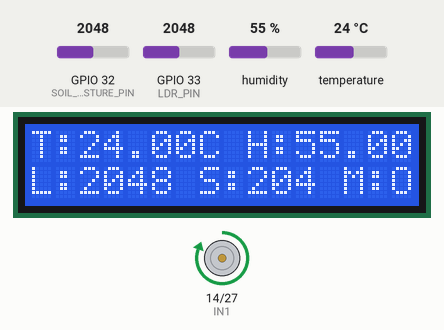
Simulated run of this sketch. Board: ESP32. Shown: 16×2 character LCD, motor-driver pin pairs drawn as motors (green arrow = first pin HIGH = forward, orange = second pin HIGH = backward, longer = more drive). The inputs (shaded band) are chosen by the test bench; at power-on: humidity 55 %, GPIO 32 (SOIL_MOISTURE_PIN) = 2048, GPIO 33 (LDR_PIN) = 2048, temperature 24 °C. WiFi joins after 1.5 s; servers stay silent unless stated; what the sketch prints to the serial monitor is not drawn.

Above: at 3.0 s.
3.1 s: humidity set to 22 %
At 5.0 s:
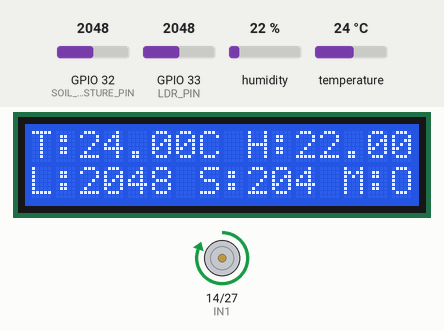
5.8 s: GPIO 32 (SOIL_MOISTURE_PIN) set to 1960
At 6.6 s:
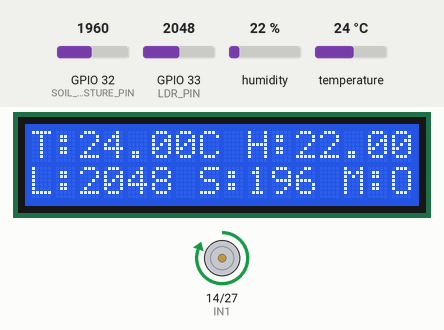
8.5 s: GPIO 33 (LDR_PIN) set to 1960
At 10.9 s:
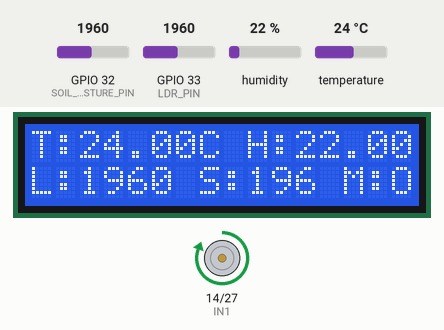
11.6 s: temperature set to 12 °C
At 13.7 s:
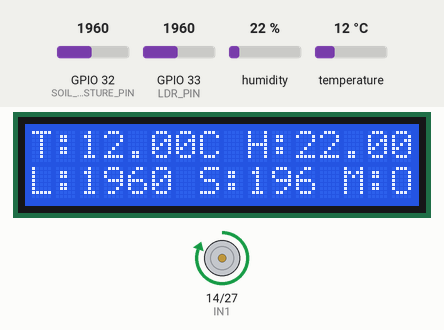
14.3 s: GPIO 32 (SOIL_MOISTURE_PIN) set to 2040
At 16.7 s:
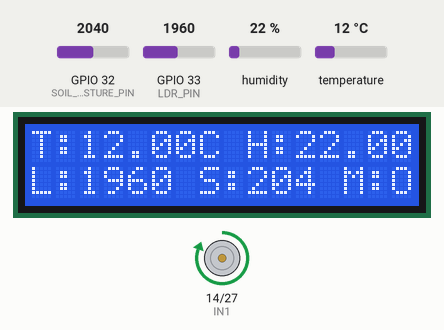
17.8 s: GPIO 33 (LDR_PIN) set to 2040
At 19.5 s:
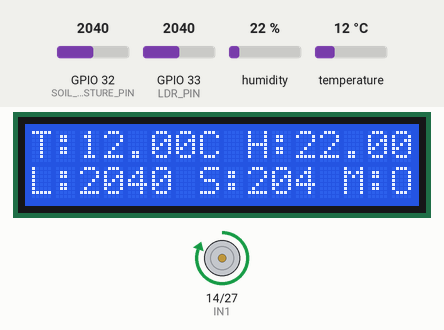
Timing chart, 0 to 21.0 s (numbered marks = the images above; inputs shaded):
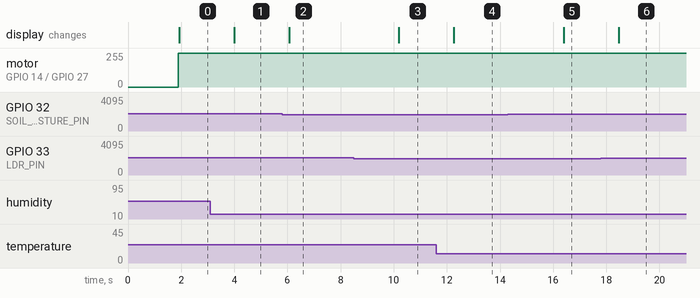

The sketch:

Smart_Plant_Care_system.ino
```cpp
#define BLYNK_TEMPLATE_ID "TMPL3evl9jfap"
#define BLYNK_TEMPLATE_NAME "Quickstart Device"
#define BLYNK_AUTH_TOKEN "KAP_t5A49aTjPh5blx5vr8s410dtDudo"
#include <WiFi.h>
#include <BlynkSimpleEsp32.h>
#include <DHT.h>
#include <LiquidCrystal_I2C.h>
// Define pins
#define DHTPIN 15
#define DHTTYPE DHT11
#define LDR_PIN 33
#define SOIL_MOISTURE_PIN 32
#define IN1 14
#define IN2 27
DHT dht(DHTPIN, DHTTYPE);
LiquidCrystal_I2C lcd(0x27, 16, 2);  // I2C LCD
char auth[] = BLYNK_AUTH_TOKEN;
char ssid[] = "OnePlus 10T 5G";
char pass[] = "guna0404";
bool motorManualControl = false;  // Manual control flag from Blynk
bool motorOn = false;
bool alertTempSent = false;
bool alertHumSent = false;
bool alertLightSent = false;
bool alertSoilSent = false;
// Blynk manual control on watering switch V8
BLYNK_WRITE(V8) {
  motorManualControl = param.asInt();
  Serial.print("Manual watering control: ");
  Serial.println(motorManualControl ? "ON" : "OFF");
}
// Send alerts to Blynk app notifications
void sendAlerts(float temp, float hum, int ldrValue, int soilMoistureValue) {
 if (temp > 30 && !alertTempSent) {
 Blynk.logEvent("high_temp", "High temperature detected!");
 alertTempSent = true;
 }
 else if (temp <= 30) alertTempSent = false;
 if (hum < 40 && !alertHumSent) {
 Blynk.logEvent("low_humidity", "Low humidity detected!");
 alertHumSent = true;
 }
 else if (hum >= 40) alertHumSent = false;
 if (ldrValue < 3000 && !alertLightSent) {
 Blynk.logEvent("low_light", "Low light intensity!");
 alertLightSent = true;
 }
 else if (ldrValue >= 3000) alertLightSent = false;
 if (soilMoistureValue > 2000 && !alertSoilSent) {
 Blynk.logEvent("dry_soil", "Soil moisture low, needs watering!");
 alertSoilSent = true;
 }
 else if (soilMoistureValue <= 2000) alertSoilSent = false;
}
void setup() {
 Serial.begin(115200);
 dht.begin();
 lcd.init();
 lcd.backlight();
 pinMode(IN1, OUTPUT);
 pinMode(IN2, OUTPUT);
 digitalWrite(IN1, LOW);
 digitalWrite(IN2, LOW);
 pinMode(SOIL_MOISTURE_PIN, INPUT);
 // Connect to WiFi with debug
 Serial.print("Connecting to WiFi");
 WiFi.begin(ssid, pass);
 int retries = 0;
 while (WiFi.status() != WL_CONNECTED && retries < 20) {
 delay(500);
 Serial.print(".");
 retries++;
 }
 if (WiFi.status() == WL_CONNECTED) {
 Serial.println("\nWiFi connected!");
 Serial.print("IP address: ");
 Serial.println(WiFi.localIP());
 } else {
 Serial.println("\nFailed to connect to WiFi");
 }
 Blynk.config(auth);
 Blynk.connect();
}
void loop() {
 Blynk.run();
 float temp = dht.readTemperature();
 float hum = dht.readHumidity();
 int ldrValue = analogRead(LDR_PIN);
 int soilMoistureValue = analogRead(SOIL_MOISTURE_PIN);
 if (isnan(temp) || isnan(hum)) {
 Serial.println("Failed to read from DHT sensor!");
 delay(2000);
 return;
 }
// Send sensor data to Blynk app
 Blynk.virtualWrite(V5, temp);
 Blynk.virtualWrite(V6, hum);
 Blynk.virtualWrite(V10, ldrValue);
 Blynk.virtualWrite(V11, soilMoistureValue);
 // Decision Logic (Auto Mode)
 bool tempCondition = temp > 30;
 bool humidityCondition = hum < 40;
 bool lightCondition = ldrValue < 3000;
 bool soilDryCondition = soilMoistureValue > 2000;
 bool autoCondition = tempCondition || humidityCondition || lightCondition || soilDryCondition;
 // Final Motor Control Decision: manual override or automatic
 motorOn = motorManualControl || autoCondition;
 if (motorOn) {
 digitalWrite(IN1, HIGH);
 digitalWrite(IN2, LOW);
 } else {
 digitalWrite(IN1, LOW);
 digitalWrite(IN2, LOW);
 }
 // Send alerts if conditions met
 sendAlerts(temp, hum, ldrValue, soilMoistureValue);
 // Serial Output for debugging
 Serial.println("------------------------------");
 Serial.print("Motor: ");
 Serial.println(motorOn ? "ON" : "OFF");
 Serial.print("Temperature: ");
 Serial.print(temp);
 Serial.println(" C");
 Serial.print("Humidity : ");
 Serial.print(hum);
 Serial.println(" %");
 Serial.print("LDR Value : ");
 Serial.println(ldrValue);
 Serial.print("Soil Moisture: ");
 Serial.println(soilMoistureValue);
 // LCD Output
 lcd.clear();
 lcd.setCursor(0, 0);
 lcd.print("T:");
 lcd.print(temp);
 lcd.print("C H:");
 lcd.print(hum);
 lcd.print("%");
 lcd.setCursor(0, 1);
 lcd.print("L:");
 lcd.print(ldrValue);
 lcd.print(" S:");
 lcd.print(soilMoistureValue / 10); // scaled for display
 lcd.print(" M:");
 lcd.print(motorOn ? "ON " : "OFF");
 delay(2000);
}
```

Measured:
- after the input at 3.1 s, the display: changes after 0.90 s (image 1)
- after the input at 5.8 s, the display: changes after 0.27 s (image 2)
- after the input at 8.5 s, the display: changes after 1.7 s (image 3)
- after the input at 11.6 s, the display: changes after 0.66 s (image 4)
- after the input at 14.3 s, the display: changes after 2.1 s (image 5)
- after the input at 17.8 s, the display: changes after 0.66 s (image 6)
